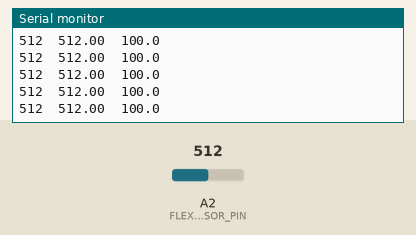
This sketch was run on a simulated Arduino Uno, built with avr-gcc and run on an emulated ATmega328P. Parts: the last lines printed to the serial monitor. Inputs (shaded band) come from the test bench; at power-on: A2 (FLEX_SENSOR_PIN) = 512.

Above: at 1.2 s.
1.3 s: A2 (FLEX_SENSOR_PIN) set to 716
At 1.8 s:
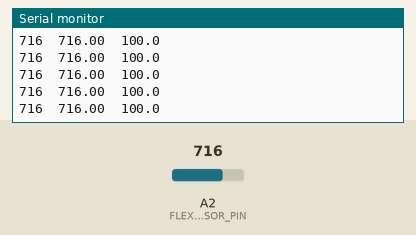
2.8 s: A2 (FLEX_SENSOR_PIN) set to 900
At 3.6 s:
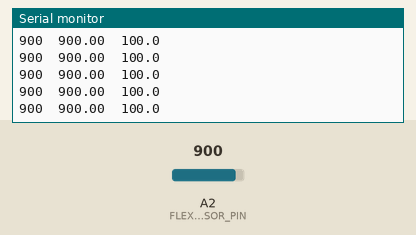
Timing chart, 0 to 5.8 s (numbered marks = the images above; inputs shaded):
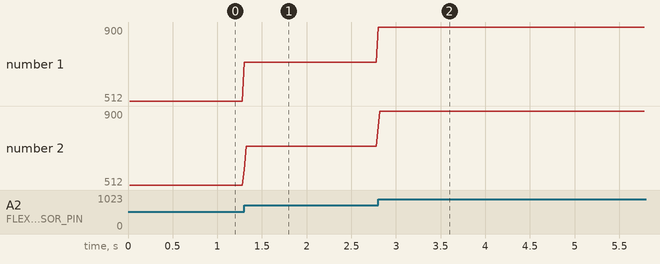

The sketch:

filterFlex.ino
```cpp
/*
  Flex Sensor Filtered Reader

  Calibration:
  Flat       = 5
  Half-bent  = 73
  Fully bent = 127

  Filter:
  Exponential Moving Average (EMA)
*/

const int FLEX_SENSOR_PIN = A2;

const int FLEX_FLAT       = 5;
const int FLEX_HALF_BENT  = 73;
const int FLEX_FULLY_BENT = 127;

// EMA smoothing factor
// Smaller value = smoother but slower
// Larger value  = faster but noisier
const float ALPHA = 0.15;

float filteredFlexValue = 0.0;
bool filterInitialized = false;

unsigned long previousPrintTime = 0;
const unsigned long PRINT_INTERVAL_MS = 20;

void setup() {
  Serial.begin(115200);
  pinMode(FLEX_SENSOR_PIN, INPUT);

  Serial.println("Flex sensor filtered reader");
  Serial.println("Raw\tFiltered\tBendPercent");
}

void loop() {
  // Read the raw sensor value
  int rawFlexValue = analogRead(FLEX_SENSOR_PIN);

  // Initialize the filter using the first ADC reading
  if (!filterInitialized) {
    filteredFlexValue = rawFlexValue;
    filterInitialized = true;
  }

  // Exponential Moving Average filter
  filteredFlexValue =
      (ALPHA * rawFlexValue) +
      ((1.0 - ALPHA) * filteredFlexValue);

  // Convert filtered value into 0-100% bend
  float bendPercentage =
      calculateBendPercentage(filteredFlexValue);

  // Print at approximately 50 Hz
  if (millis() - previousPrintTime >= PRINT_INTERVAL_MS) {
    previousPrintTime = millis();

    Serial.print(rawFlexValue);
    Serial.print('\t');

    Serial.print(filteredFlexValue, 2);
    Serial.print('\t');

    Serial.println(bendPercentage, 1);
  }
}

/*
  Piecewise calibration:

  Flat to half-bent:
      5 to 73 becomes 0% to 50%

  Half-bent to fully bent:
      73 to 127 becomes 50% to 100%

  This preserves your measured half-bent calibration point.
*/
float calculateBendPercentage(float sensorValue) {
  // Limit values to the calibrated operating range
  if (sensorValue < FLEX_FLAT) {
    sensorValue = FLEX_FLAT;
  }

  if (sensorValue > FLEX_FULLY_BENT) {
    sensorValue = FLEX_FULLY_BENT;
  }

  float percentage;

  if (sensorValue <= FLEX_HALF_BENT) {
    percentage =
        50.0 *
        (sensorValue - FLEX_FLAT) /
        (FLEX_HALF_BENT - FLEX_FLAT);
  } else {
    percentage =
        50.0 +
        50.0 *
        (sensorValue - FLEX_HALF_BENT) /
        (FLEX_FULLY_BENT - FLEX_HALF_BENT);
  }

  return percentage;
}
```

Measured:
- after the input at 1.3 s, the serial monitor: prints a new line at once (image 1)
- after the input at 2.8 s, the serial monitor: prints a new line at once (image 2)
- plotted number 1: 512 → 716 after the input at 1.3 s, 716 → 900 after the input at 2.8 s
- plotted number 2: 512 → 716 after the input at 1.3 s, 716 → 900 after the input at 2.8 s
